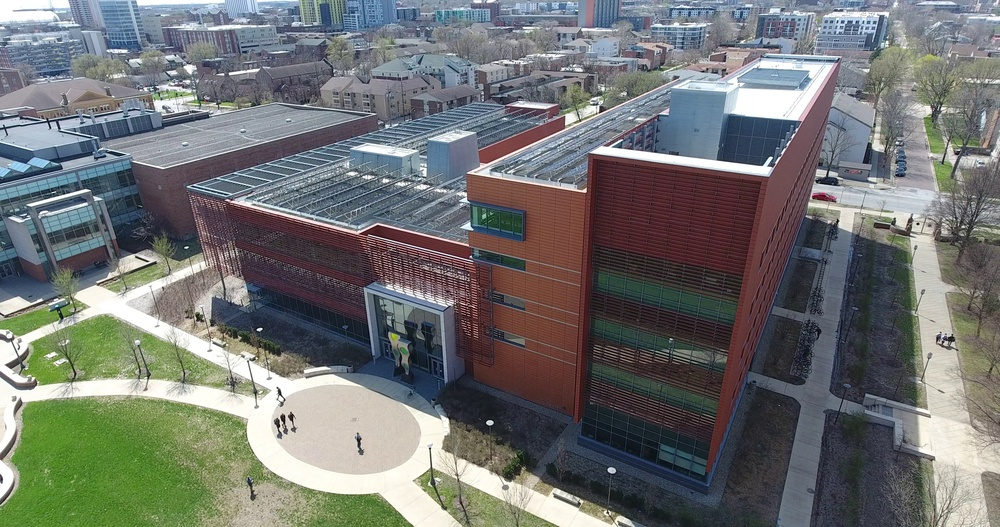
#> input picture ECE549/cv-sp21-mps/MP3/Q3/eceb.jpg, 1000 x 527 px, shrunk from 4096 x 2160 before the run
$ jupyter execute Q3_starter.ipynb
#> lines starting #> are read from the running program, lines starting #| are printed output that depends on the picture; long printed decimals are rounded
# Single-View Geometry (Python)

## Usage
This code snippet provides an overall code structure and some interactive plot interfaces for the *Single-View Geometry* section of Assignment 3. In [main function](#Main-function), we outline the required functionalities step by step. Some of the functions which involves interactive plots are already provided, but [the rest](#Your-implementation) are left for you to implement.

## Package installation
- You will need [GUI backend](https://matplotlib.org/faq/usage_faq.html#what-is-a-backend) to enable interactive plots in `matplotlib`.
- In this code, we use `tkinter` package. Installation instruction can be found [here](https://anaconda.org/anaconda/tk).

# Common imports

[cell 1]
import matplotlib.pyplot as plt
import numpy as np
import cv2
import os

from PIL import Image
import pickle
import sympy as sp

[cell 2]
# %matplotlib tk

# Provided functions

[cell 3]
# [51 lines left out: function get_input_lines, not called in this run]

[cell 4]
def plot_lines_and_vp(ax, im, lines, vp):
    """
    Plots user-input lines and the calculated vanishing point.
    Inputs:
        im: np.ndarray of shape (height, width, 3)
        lines: np.ndarray of shape (3, n)
            where each column denotes the parameters of the line equation
        vp: np.ndarray of shape (3, )
    """
    bx1 = min(1, vp[0] / vp[2]) - 10
    bx2 = max(im.shape[1], vp[0] / vp[2]) + 10
    by1 = min(1, vp[1] / vp[2]) - 10
    by2 = max(im.shape[0], vp[1] / vp[2]) + 10

    ax.imshow(im)
    for i in range(lines.shape[1]):
        if lines[0, i] < lines[1, i]:
            pt1 = np.cross(np.array([1, 0, -bx1]), lines[:, i])
            pt2 = np.cross(np.array([1, 0, -bx2]), lines[:, i])
        else:
            pt1 = np.cross(np.array([0, 1, -by1]), lines[:, i])
            pt2 = np.cross(np.array([0, 1, -by2]), lines[:, i])
        pt1 = pt1 / pt1[2]
        pt2 = pt2 / pt2[2]
        ax.plot([pt1[0], pt2[0]], [pt1[1], pt2[1]], 'g')

    ax.plot(vp[0] / vp[2], vp[1] / vp[2], 'ro')
    ax.set_xlim([bx1, bx2])
    ax.set_ylim([by2, by1])

# Your implementation

[cell 5]
def get_vanishing_point(lines):
    """
    Solves for the vanishing point using the user-input lines.
    """
    # see http://publish.illinois.edu/shripadgade/files/2014/12/WSCG-13-3P.pdf

    U, S, V = np.linalg.svd(lines.T)
    vp = V[-1, :]

    return vp

[cell 6]
def get_horizon_line(vpts):
    """
    Calculates the ground horizon line.
    """
    pt_l = vpts[:, 0]
    pt_l = pt_l / pt_l[-1]
    pt_r = vpts[:, 1]
    pt_r = pt_r / pt_r[-1]

    line = np.cross(pt_l, pt_r)

    sq = line[0]**2 + line[1]**2

    line = line / np.sqrt(sq)

    return line

[cell 7]
def plot_horizon_line(ax, im, vpts, line):
    """
    Plots the horizon line.
    """
    ax.imshow(im)

    vp_l = vpts[:, 0]
    vp_l = vp_l / vp_l[-1]

    vp_r = vpts[:, 1]
    vp_r = vp_r / vp_r[-1]

    bx1 = min(1, vp_l[0]) - 10
    bx2 = max(im.shape[1], vp_r[0]) + 10
    by1 = min(1, min(vp_l[1], vp_r[1])) - 10
    by2 = max(im.shape[0], max(vp_l[1], vp_r[1])) + 10

    if line[0] < line[1]:
        pt1 = np.cross(np.array([1, 0, -bx1]), line)
        pt2 = np.cross(np.array([1, 0, -bx2]), line)
    else:
        pt1 = np.cross(np.array([0, 1, -by1]), line)
        pt2 = np.cross(np.array([0, 1, -by2]), line)

    pt1 = pt1 / pt1[2]
    pt2 = pt2 / pt2[2]
    ax.plot([pt1[0], pt2[0]], [pt1[1], pt2[1]], 'g')

    ax.plot(vp_l[0], vp_l[1], 'ro')
    ax.plot(vp_r[0], vp_r[1], 'ro')
    ax.set_xlim([bx1, bx2])
    ax.set_ylim([by2, by1])

[cell 8]
def get_camera_parameters(vpts):
    """
    Computes the camera parameters. Hint: The SymPy package is suitable for this.
    """
    # https://annals-csis.org/proceedings/2012/pliks/110.pdf

    assert(vpts.shape == (3, 3))

    f, u, v = sp.symbols('f, u, v')

    v0 = vpts[:, 0]
    v1 = vpts[:, 1]
    v2 = vpts[:, 2]

    KK = np.array([[1/f**2, 0, -u/f**2],
                   [0, 1/f**2, -v/f**2],
                   [-u/f**2, -v/f**2, (u**2+v**2+f**2)/f**2]])

    eq1 = v0.T @ KK @ v1
    eq2 = v0.T @ KK @ v2
    eq3 = v1.T @ KK @ v2

    result = sp.solve((eq1, eq2, eq3), (f, u, v))

    f, u, v = np.absolute(result[0])

    K = np.array([[f, 0, u], [0, f, v], [0, 0, 1]])

    return f, u, v, K

[cell 9]
def get_rotation_matrix(K, vpts):
    """
    Computes the rotation matrix using the camera parameters.
    """
    # https://annals-csis.org/proceedings/2012/pliks/110.pdf

    K_inv = np.linalg.inv(K.astype(float))

    R = K_inv @ vpts

    norm = np.linalg.norm(R, axis=0)

    R[:, 0] /= norm[0]
    R[:, 1] /= norm[1]
    R[:, 2] /= norm[2]

    return R

[cell 10]
# def get_homography(...):
#     """
#     Compute homography for transforming the image into fronto-parallel
#     views along the different axes.
#     """
#     # <YOUR CODE>
#     pass

# Main function

[cell 11]
im = np.asarray(Image.open('./eceb.jpg'))
#> im is the input picture: shape (527, 1000, 3); mean R, G, B 112.6, 114.9, 113.2

# Also loads the vanishing line data if it exists in data.pickle file.
# data.pickle is written using snippet in the next cell.
if os.path.exists('./data.pickle'):
    with open('./data.pickle', 'rb') as f:
#> (reads ECE549/cv-sp21-mps/MP3/Q3/data.pickle from the repository)
        all_n, all_lines, all_centers = pickle.load(f)
    num_vpts = 3

[cell 12]
# Click and save the line data for vanishing points. This snippet
# opens up an interface for selecting points and writes them to
# data.pickle file. The file is over-written.
"""
num_vpts = 3
all_n, all_lines, all_centers = [], [], []

for i in range(num_vpts):
    print(f'Getting vanishing point {i}')

    # Get at least three lines from user input
    n_i, lines_i, centers_i = get_input_lines(im)
    all_n.append(n_i)
    all_lines.append(lines_i)
    all_centers.append(centers_i)

with open('data.pickle', 'wb') as f:
    pickle.dump([all_n, all_lines, all_centers], f)
"""

[cell 13]
# Part (1)
# Computing vanishing points for each of the directions
vpts = np.zeros((3, num_vpts))

for i in range(num_vpts):
    fig = plt.figure(); ax = fig.gca()

    # <YOUR CODE> Solve for vanishing point
    vpts[:, i] = get_vanishing_point(all_lines[i])

    # print(all_lines[i])

    # Plot the lines and the vanishing point
    plot_lines_and_vp(ax, im, all_lines[i], vpts[:, i])
    fig.savefig('Q3_vp{:d}.png'.format(i), bbox_inches='tight')
#> this loop made 3 passes
#> (bx1 in plot_lines_and_vp, bx2 in plot_lines_and_vp, by1 in plot_lines_and_vp, by2 in plot_lines_and_vp) on passes 1 to 3: (-1920.8, 1010, -9, 537), (-9, 3689.7, -115.8, 537), (-9, 2185.8, -9, 5646.7)
#> pass 1, `fig.savefig('Q3_vp{:d}.png'.format(i), bbox_inches='tight')`:
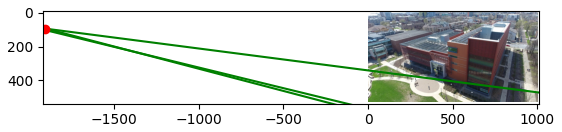
#> figure drawn by matplotlib, 1 panel
#> pass 2, `fig.savefig('Q3_vp{:d}.png'.format(i), bbox_inches='tight')`:
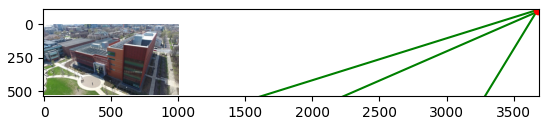
#> figure drawn by matplotlib, 1 panel
#> after the loop, vpts = [[-0.999, 1, -0.36], [0.049, -0.0288, -0.933], [0.000523, 0.000272, -0.000166]]

print(vpts.T)
#| [[-9.98796820e-01  4.90371219e-02  5.22710722e-04]
#|  [ 9.99586487e-01 -2.87538057e-02  2.71651619e-04]
#|  [-3.60112213e-01 -9.32908981e-01 -1.65505966e-04]]
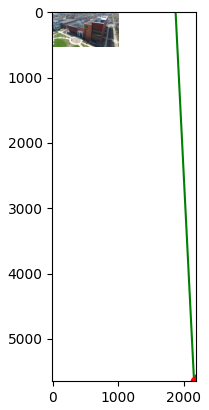
#> figure drawn by matplotlib, 1 panel

[cell 14]
# Part (2) Computing and plotting the horizon
# <YOUR CODE> Get the ground horizon line
horizon_line = get_horizon_line(vpts)
#> in get_horizon_line, `pt_l = vpts[:, 0]`: pt_l = [-0.999, 0.049, 0.000523]
#> in get_horizon_line, `pt_l = pt_l / pt_l[-1]`: pt_l = [-1910.8, 93.81, 1]
#> in get_horizon_line, `pt_r = vpts[:, 1]`: pt_r = [1, -0.0288, 0.000272]
#> in get_horizon_line, `pt_r = pt_r / pt_r[-1]`: pt_r = [3679.7, -105.8, 1]
#> in get_horizon_line, `line = np.cross(pt_l, pt_r)`: line = [199.7, 5590.5, -142945.9]
#> in get_horizon_line, `sq = line[0]**2 + line[1]**2`: sq = 31293169.4
#> in get_horizon_line, `line = line / np.sqrt(sq)`: line = [0.0357, 0.999, -25.55]
#> horizon_line = [0.0357, 0.999, -25.55]
print(horizon_line)
#| [  0.03569   0.9994 -25.553]

# <YOUR CODE> Plot the ground horizon line
fig = plt.figure(); ax = fig.gca()
plot_horizon_line(ax, im, vpts, horizon_line)
#> in plot_horizon_line, `vp_l = vpts[:, 0]`: vp_l = [-0.999, 0.049, 0.000523]
#> in plot_horizon_line, `vp_l = vp_l / vp_l[-1]`: vp_l = [-1910.8, 93.81, 1]
#> in plot_horizon_line, `vp_r = vpts[:, 1]`: vp_r = [1, -0.0288, 0.000272]
#> in plot_horizon_line, `vp_r = vp_r / vp_r[-1]`: vp_r = [3679.7, -105.8, 1]
#> in plot_horizon_line, `bx1 = min(1, vp_l[0]) - 10`: bx1 = -1920.8
#> in plot_horizon_line, `bx2 = max(im.shape[1], vp_r[0]) + 10`: bx2 = 3689.7
#> in plot_horizon_line, `by1 = min(1, min(vp_l[1], vp_r[1])) - 10`: by1 = -115.8
#> in plot_horizon_line, `by2 = max(im.shape[0], max(vp_l[1], vp_r[1])) + 10`: by2 = 537
#> in plot_horizon_line, `pt1 = np.cross(np.array([1, 0, -bx1]), line)`: pt1 = [-1919.6, 94.11, 0.999]
#> in plot_horizon_line, `pt2 = np.cross(np.array([1, 0, -bx2]), line)`: pt2 = [3687.3, -106.1, 0.999]
#> in plot_horizon_line, `pt1 = pt1 / pt1[2]`: pt1 = [-1920.8, 94.17, 1]
#> in plot_horizon_line, `pt2 = pt2 / pt2[2]`: pt2 = [3689.7, -106.2, 1]
fig.savefig('Q3_horizon.png', bbox_inches='tight')
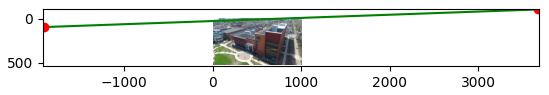
#> figure drawn by matplotlib, 1 panel

[cell 15]
# Part (3) Computing Camera Parameters
# <YOUR CODE> Solve for the camera parameters (f, u, v)
f, u, v, K = get_camera_parameters(vpts)
#> in get_camera_parameters, `v0 = vpts[:, 0]`: v0 = [-0.999, 0.049, 0.000523]
#> in get_camera_parameters, `v1 = vpts[:, 1]`: v1 = [1, -0.0288, 0.000272]
#> in get_camera_parameters, `v2 = vpts[:, 2]`: v2 = [-0.36, -0.933, -0.000166]
#> in get_camera_parameters, `result = sp.solve((eq1, eq2, eq3), (f, u, v))`: result = 2 items
print(u, v, f, K)
#| 2014.577 1121.775 2296.551 [[2296.551 0 2014.577]
#|  [0 2296.551 1121.775]
#|  [0 0 1]]

[cell 16]
# Part (4) Computing Rotation Matrices
# <YOUR CODE> Solve for the rotation matrix
R = get_rotation_matrix(K, vpts)
#> in get_rotation_matrix, `K_inv = np.linalg.inv(K.astype(float))`: K_inv = [[0.000435, 0, -0.877], [0, 0.000435, -0.488], [0, 0, 1]]
#> in get_rotation_matrix, `R = K_inv @ vpts`: R = [[-0.000893, 0.000197, -1.16e-05], [-0.000234, -0.000145, -0.000325], [0.000523, 0.000272, -0.000166]]
#> in get_rotation_matrix, `norm = np.linalg.norm(R, axis=0)`: norm = [0.00106, 0.000366, 0.000365]
#> R = [[-0.842, 0.539, -0.0318], [-0.22, -0.397, -0.891], [0.493, 0.743, -0.453]]
print(R)
#| [[-0.8419  0.5387 -0.03182  ]
#|  [-0.2205 -0.3972 -0.8909]
#|  [ 0.4926  0.743  -0.4531]]
